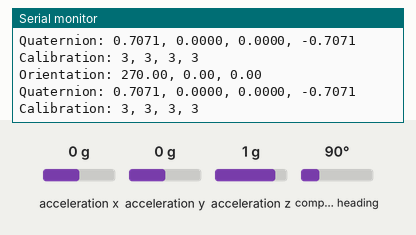
A sketch run on a simulated Seeed XIAO ESP32-S3. On the bench: the last lines printed to the serial monitor. The test bench sets the inputs (shaded band); at power-on: acceleration x 0 g, acceleration y 0 g, acceleration z 1 g, compass heading 90°.

Above: at 2.2 s.
2.3 s: acceleration x set to -1.4 g
At 3.0 s:
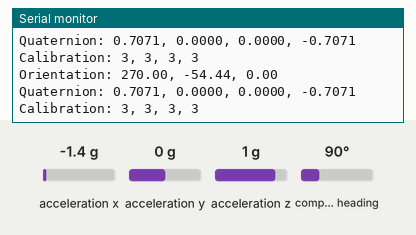
3.8 s: acceleration y set to -1.4 g
At 4.8 s:
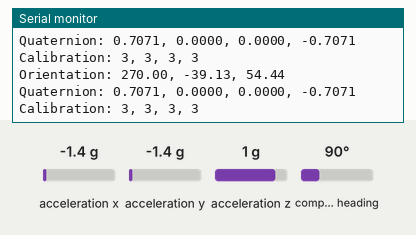
5.3 s: acceleration z set to -1.4 g
At 6.2 s:
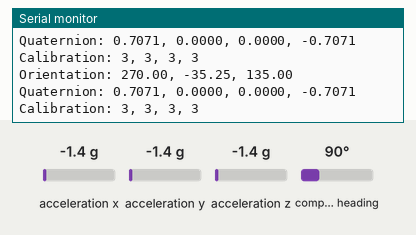
6.8 s: acceleration x set to 0 g
At 7.4 s:
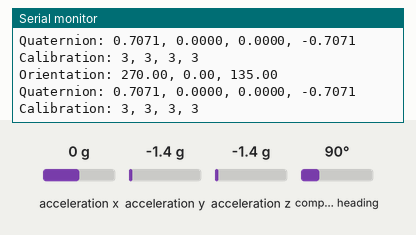
9.8 s: compass heading set to 7°
At 10.5 s:
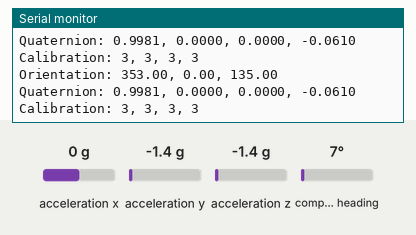
11.3 s: acceleration z set to 0 g
At 12.4 s:
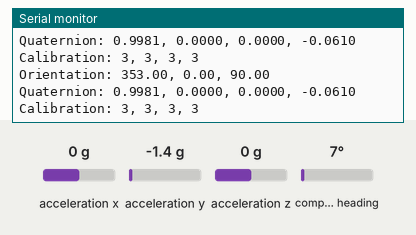
Timing chart, 0 to 14.3 s (numbered marks = the images above; inputs shaded):
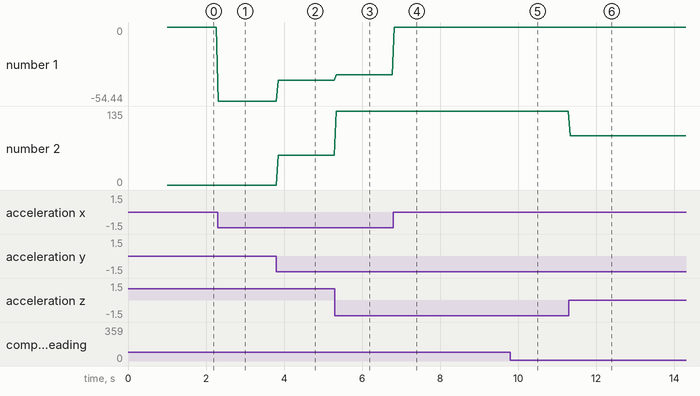

Measured:
- after the input at 2.3 s, the serial monitor: prints a new line at once (image 1)
- after the input at 3.8 s, the serial monitor: prints a new line after 0.06 s (image 2)
- after the input at 5.3 s, the serial monitor: prints a new line at once (image 3)
- after the input at 6.8 s, the serial monitor: prints a new line at once (image 4)
- after the input at 9.8 s, the serial monitor: prints a new line after 0.05 s (image 5)
- after the input at 11.3 s, the serial monitor: prints a new line at once (image 6)
- plotted number 1: 0 → -54.44 after the input at 2.3 s, -54.44 → -39.13 after the input at 3.8 s, -39.13 → -35.25 after the input at 5.3 s
- plotted number 2: 0 → 54.44 after the input at 3.8 s, 54.44 → 135 after the input at 5.3 s, 135 → 90 after the input at 11.3 s

The sketch:

webserial_3d.ino
```cpp
// (licence header left out)
#include <Wire.h>
#include <Adafruit_Sensor.h>
#include <Adafruit_BNO055.h>
#include <utility/imumaths.h>

constexpr int SDA_PIN = 5;  // D4
constexpr int SCL_PIN = 6;  // D5
constexpr uint8_t BNO055_ADDR = 0x28;  // 0x29 if ADR is pulled high
constexpr unsigned long SAMPLE_PERIOD_MS = 50;

Adafruit_BNO055 bno = Adafruit_BNO055(55, BNO055_ADDR, &Wire);

void setup() {
  Serial.begin(115200);
  unsigned long t = millis();
  while (!Serial && millis() - t < 3000);  // native USB: wait for the host

  Wire.begin(SDA_PIN, SCL_PIN);
  Wire.setClock(400000);
  Wire.setTimeOut(50);  // BNO055 stretches the clock

  Serial.println("WebSerial 3D Firmware (XIAO ESP32S3)");
  while (!bno.begin()) {
    Serial.println("No BNO055 detected - check SDA=D4, SCL=D5, 3V3, GND and the I2C address");
    delay(1000);
  }
  delay(1000);
  bno.setExtCrystalUse(true);
}

void loop() {
  sensors_event_t event;
  bno.getEvent(&event);

  // The viewer expects heading, pitch, roll
  Serial.print(F("Orientation: "));
  Serial.print(360 - (float)event.orientation.x);
  Serial.print(F(", "));
  Serial.print((float)event.orientation.y);
  Serial.print(F(", "));
  Serial.println((float)event.orientation.z);

  imu::Quaternion quat = bno.getQuat();
  Serial.print(F("Quaternion: "));
  Serial.print((float)quat.w(), 4);
  Serial.print(F(", "));
  Serial.print((float)quat.x(), 4);
  Serial.print(F(", "));
  Serial.print((float)quat.y(), 4);
  Serial.print(F(", "));
  Serial.println((float)quat.z(), 4);

  uint8_t sys, gyro, accel, mag = 0;
  bno.getCalibration(&sys, &gyro, &accel, &mag);
  Serial.print(F("Calibration: "));
  Serial.print(sys);
  Serial.print(F(", "));
  Serial.print(gyro);
  Serial.print(F(", "));
  Serial.print(accel);
  Serial.print(F(", "));
  Serial.println(mag);

  delay(SAMPLE_PERIOD_MS);
}
```
